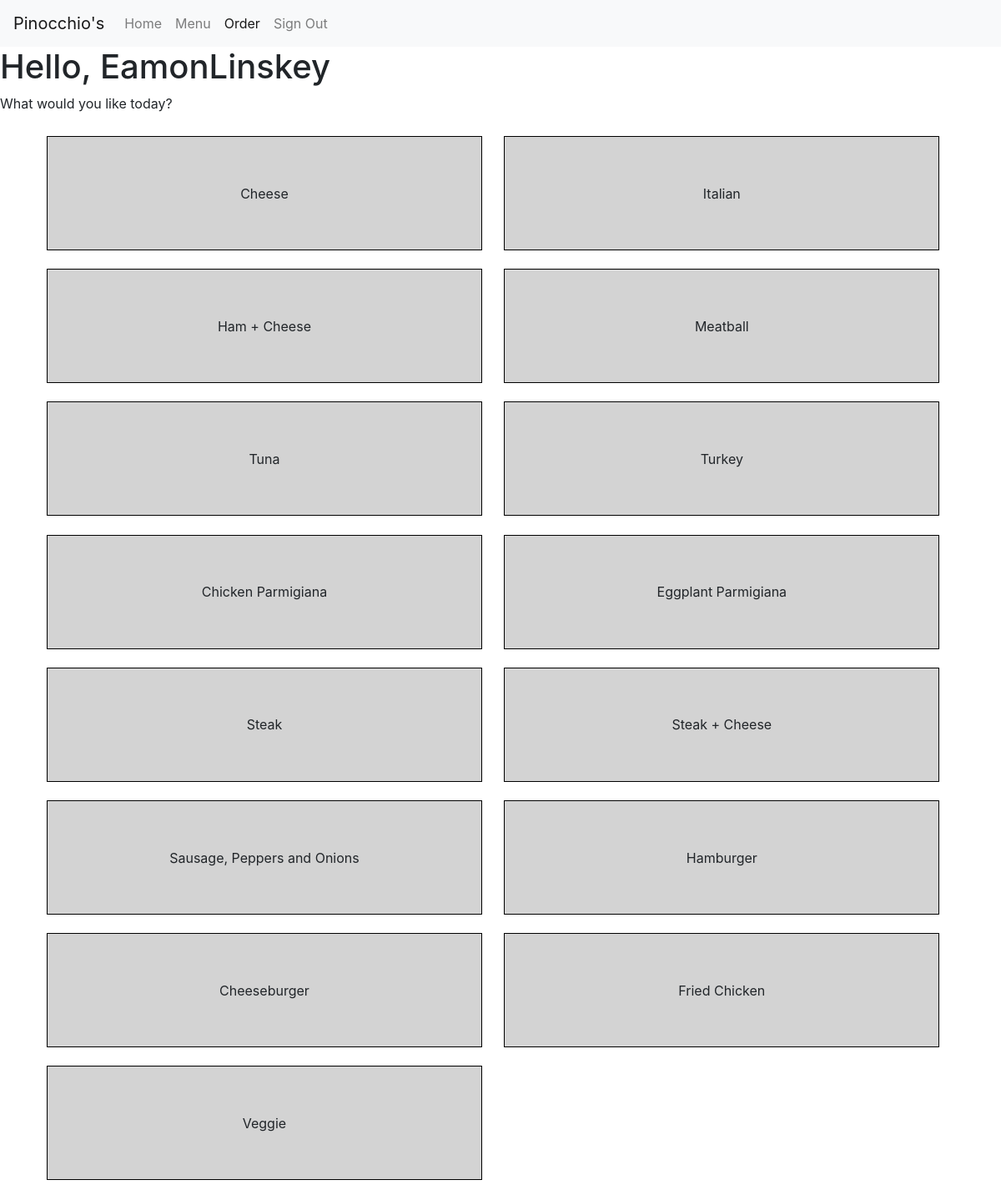
Page /orders/Subs (signed in) on the committed database.
### orders/models.py (models this page shows)
class Style(models.Model):
	name = models.CharField(max_length=32)
	sizeList = models.ForeignKey(SizeList, on_delete=models.CASCADE)
	legalExtras = models.ManyToManyField(Extra, blank=True)
	def __str__(self):
   		return f'{self.name}'
	def trim(self):
		return self.name.replace(" ", "")

### orders/views.py (the view)
# urls.py: path("orders/<str:food>", views.style, name="style"),
def style(request, food):
	context={
		"foods": Food.objects.all().filter(name=food.title())
	}
	if request.user.is_authenticated:
		return render(request, "orders/styles.html", context)
	else:
		return HttpResponseRedirect(reverse("signIn"))

### orders/models.py (called while the page is built)
	@property
	def sizes(self):
		sizes = []
		if self.small != None:
			sizes.append("Small")
		if self.large != None:
			sizes.append("Large")
		return sizes

	def __str__(self):
   		return self.name

### orders/templates/orders/styles.html (shortened to what this page needs)
{% extends "orders/base.html" %}
{% block head %}
	{% load static %}
{% endblock %}
{% block body %}
<h1>Hello, {{ user.username }}</h1>
<p>What would you like today?</p>
<div class ="container">
	{% for food in foods %}
		{% for style in food.style.all %}
			<div class="food-container">
				<div class="text-center food-link">{{style}}</div>
			</div>
		{% endfor %}
	{% endfor %}
</div>
{% endblock %}

### orders/static/orders/styles/style.css (style rules this page uses)
.food-container { background-color: lightgrey; border: 1px solid black; margin: 1%; padding: 5%; width: 47%; display: inline-block; }
.food-link { text-decoration: none !important; }

### rows in the picture
Style: name "Cheese"
Style: name "Italian"
Style: name "Ham + Cheese"
Style: name "Meatball"
Style: name "Tuna"
Style: name "Turkey"
Style: name "Chicken Parmigiana"
Style: name "Eggplant Parmigiana"
Style: name "Steak"
Style: name "Steak + Cheese"
Style: name "Sausage, Peppers and Onions"
Style: name "Hamburger"
Style: name "Cheeseburger"
Style: name "Fried Chicken"
Style: name "Veggie"

### other values in the picture
{{ user.username }} "EamonLinskey"
